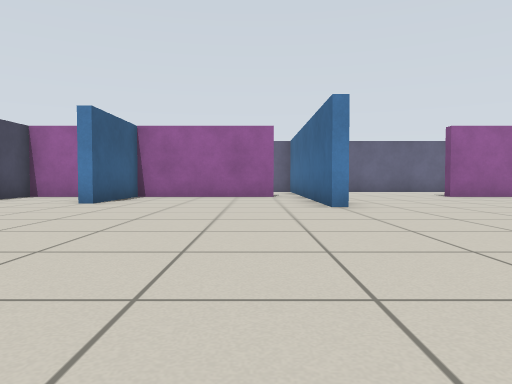
view 1 (above)

21 first-person views from a walk through a world built for the Gazebo simulator. The camera is 0.5 m above the floor, tilts 2° down and sees 70° across. The floor is counted in squares, 1 m on a side. Each view is taken from the middle of a square. On the plan, view 1 faces up. The plan holds only what a view shows up to about 9 squares ahead; the rest is blank.

view 2
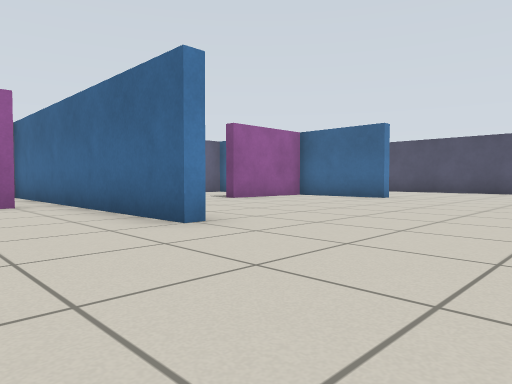

view 3
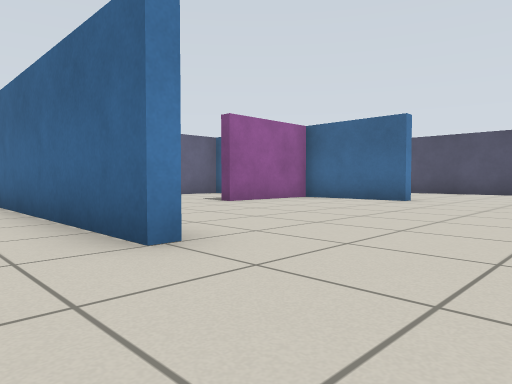

view 4
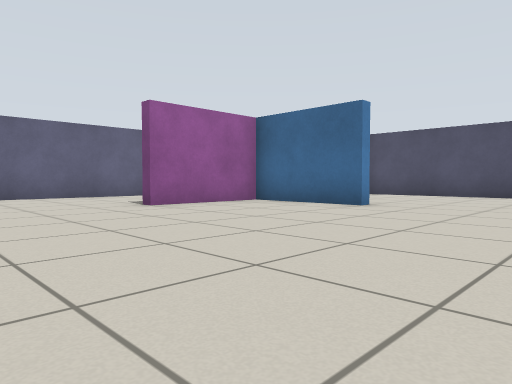

view 5
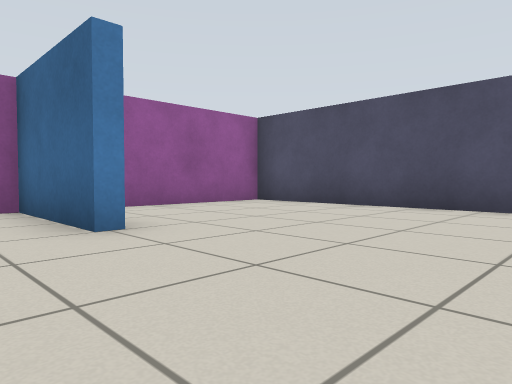

view 6
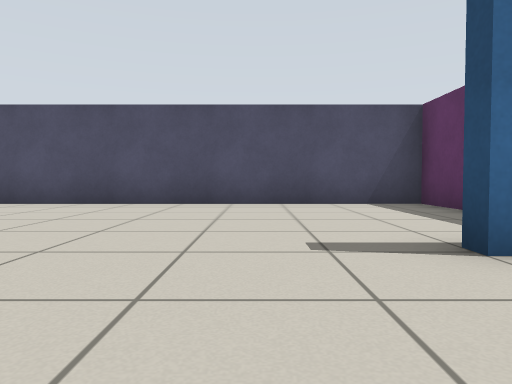

view 7
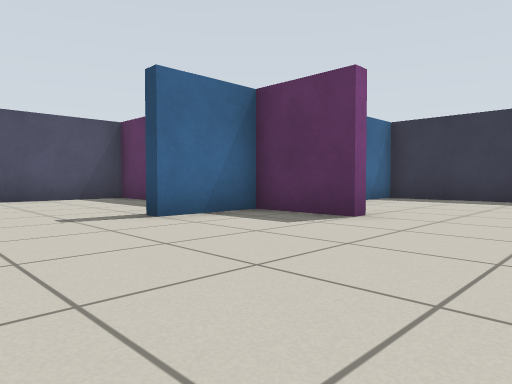

view 8
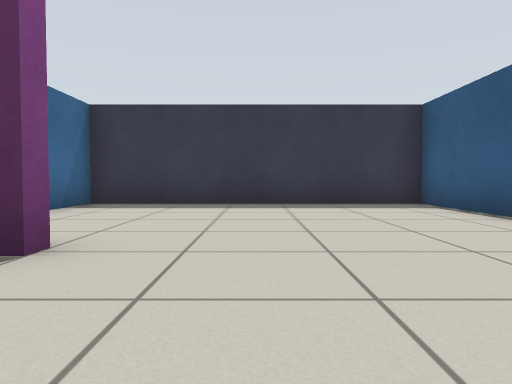

view 9
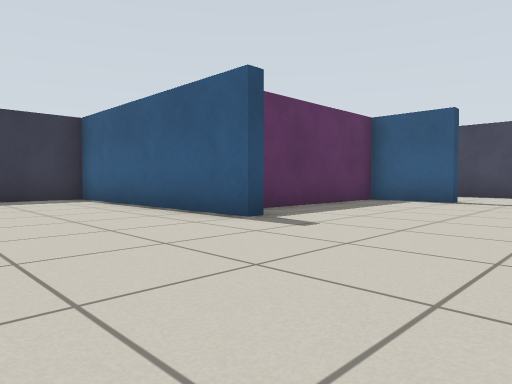

view 10
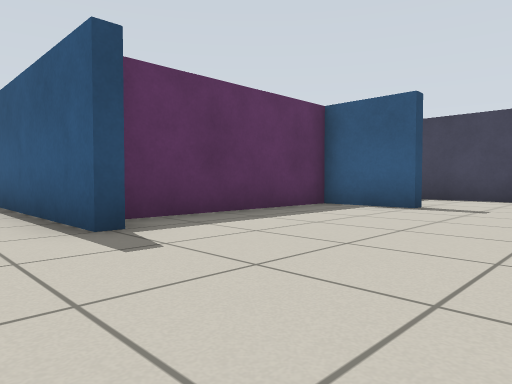

view 11
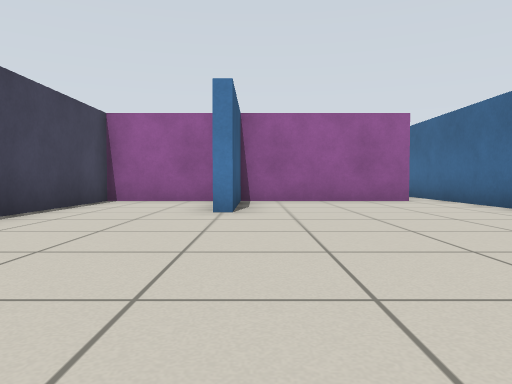

view 12
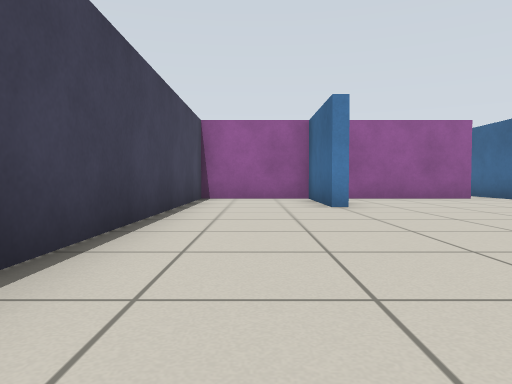

view 13
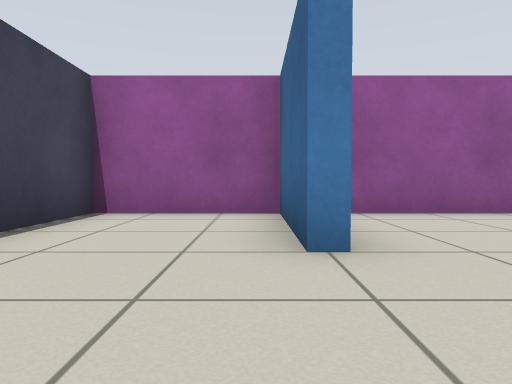

view 14
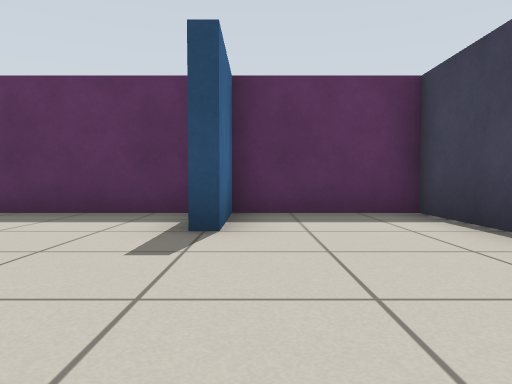

view 15
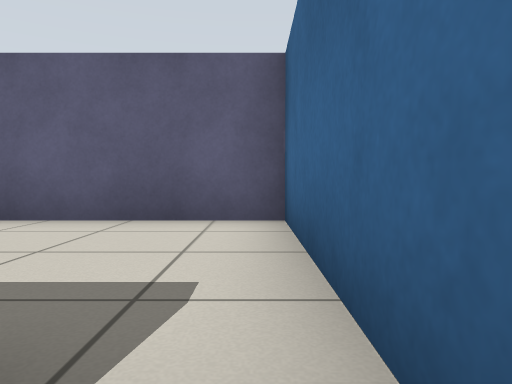

view 16
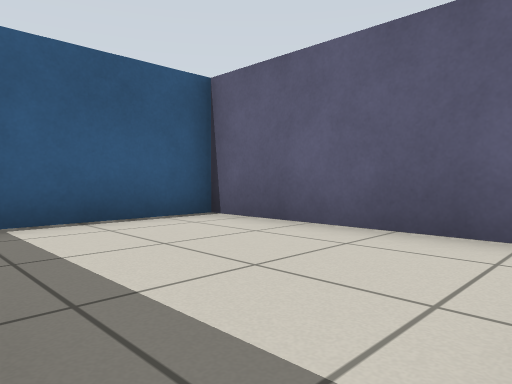

view 17
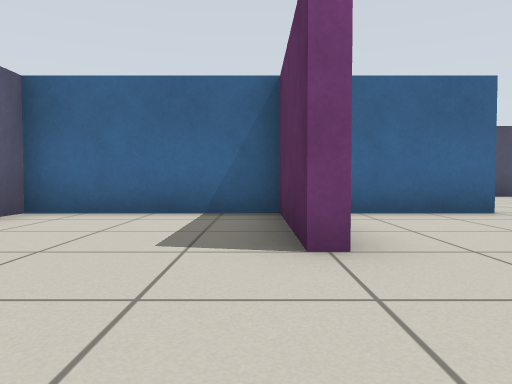

view 18
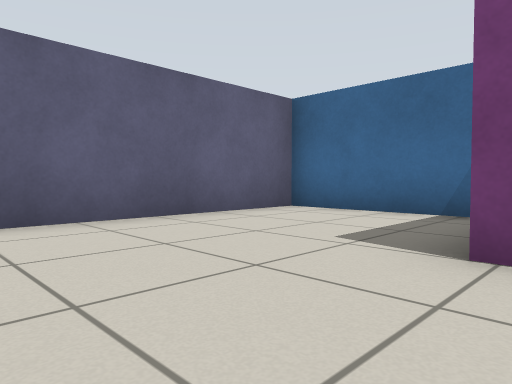

view 19
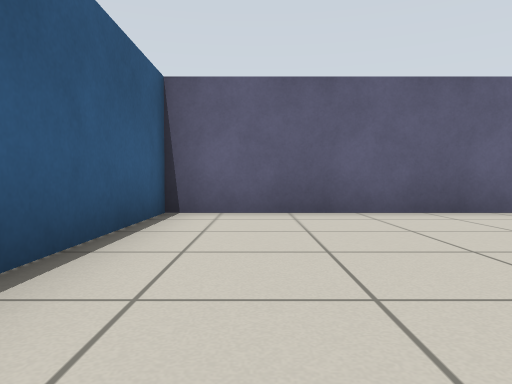

view 20
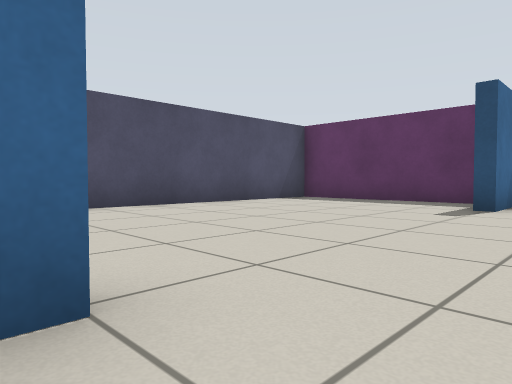

view 21
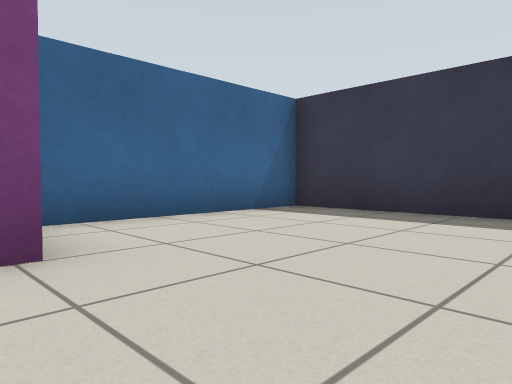

### Floor plan
Points are (right, up) in squares from view 1. A wall is a line through its corners. A room is listed if a view was taken in it or the views show most of it. See-through windows are left out.
Room 1 (views 1, 2, 3, 4, 5, 6, 7, 8, 9, 10, 11, 12, 13, 14, 15, 16, 17, 18, 19, 20, 21)
walls: (1.8, 6.5) (1.4, 6.5) (1.4, 11.4); (1.2, 0.5) (1.6, 0.5) (1.6, -5.4) (8.3, -5.4) (8.3, -1.1); (8.8, 7.5) (8.3, 7.5) (8.3, 10.3) (5.5, 10.3) (5.5, 10.6) (8.3, 10.6) (8.3, 14.4) (1.6, 14.4) (1.6, 10.9); (0.6, 10.3) (-3.3, 10.3) (-3.3, 7.5) (-3.6, 7.5) (-3.6, 10.3) (-6.4, 10.3) (-6.4, -0.3) (-3.6, -0.3) (-3.6, 1.5) (-3.3, 1.5) (-3.3, -0.3) (1, -0.3); (6.5, -0.8) (6.5, -0.3) (8.3, -0.3) (8.3, 1.5) (8.8, 1.5); (9, -0.3) (13.4, -0.3) (13.4, 10.3) (9.9, 10.3)
ways out: opening at (1, 11) to room 2
Room 2 (no view inside)
walls: (1.4, 11.4) (1.4, 14.4) (-3.3, 14.4) (-3.3, 11.8)
ways out: opening at (1, 11) to room 1

Positions as (right, up) in squares from view 1, and headings:
1: (0, 0), facing up
2: (-1, 3), facing up-right
3: (0, 4), facing up-right
4: (2, 4), facing up-right
5: (7, 4), facing up-right
6: (6, 3), facing right
7: (4, 4), facing down-right
8: (5, 2), facing down
9: (5, 4), facing down-left
10: (3, 4), facing down-left
11: (-3, 2), facing up
12: (-5, 1), facing up
13: (-4, 5), facing up
14: (-4, 5), facing down
15: (1, 10), facing up
16: (1, 11), facing up-left
17: (3, 11), facing right
18: (3, 10), facing up-right
19: (3, 9), facing up
20: (7, 8), facing down-right
21: (4, 0), facing down-right
